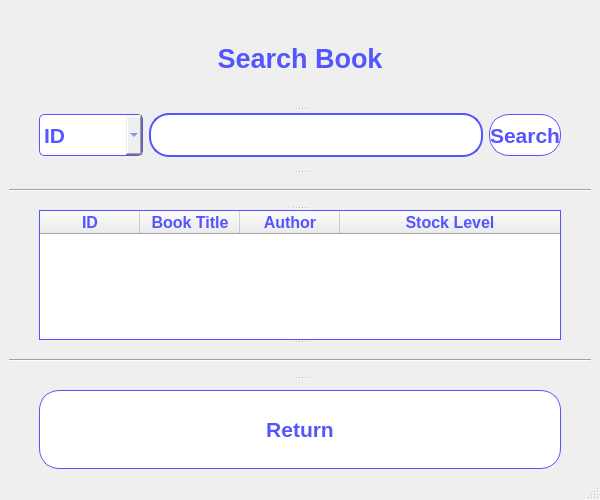
<?xml version="1.0" encoding="UTF-8"?>
<ui version="4.0">
 <class>MainWindow</class>
 <widget class="QMainWindow" name="MainWindow">
  <property name="geometry">
   <rect>
    <x>0</x>
    <y>0</y>
    <width>600</width>
    <height>500</height>
   </rect>
  </property>
  <property name="windowTitle">
   <string>Search Book</string>
  </property>
  <widget class="QWidget" name="centralwidget">
   <layout class="QVBoxLayout" name="verticalLayout">
    <item>
     <widget class="QSplitter" name="splitter">
      <property name="styleSheet">
       <string notr="true"/>
      </property>
      <property name="orientation">
       <enum>Qt::Vertical</enum>
      </property>
      <widget class="QLabel" name="title_label">
       <property name="font">
        <font>
         <family>Arial</family>
         <pointsize>20</pointsize>
         <weight>75</weight>
         <bold>true</bold>
        </font>
       </property>
       <property name="styleSheet">
        <string notr="true">QLabel {
	color: rgb(85, 85, 255);

	margin: 30px;
}</string>
       </property>
       <property name="frameShape">
        <enum>QFrame::NoFrame</enum>
       </property>
       <property name="text">
        <string>Search Book</string>
       </property>
       <property name="alignment">
        <set>Qt::AlignCenter</set>
       </property>
      </widget>
      <widget class="QWidget" name="layoutWidget">
       <layout class="QHBoxLayout" name="horizontalLayout">
        <property name="leftMargin">
         <number>30</number>
        </property>
        <property name="topMargin">
         <number>0</number>
        </property>
        <property name="rightMargin">
         <number>30</number>
        </property>
        <property name="bottomMargin">
         <number>10</number>
        </property>
        <item>
         <widget class="QComboBox" name="comboBox">
          <property name="font">
           <font>
            <family>Arial</family>
            <pointsize>16</pointsize>
            <weight>75</weight>
            <bold>true</bold>
           </font>
          </property>
          <property name="styleSheet">
           <string notr="true">QComboBox {
	height: 40px;

	border: 1px solid rgb(85, 85, 255);
	border-radius: 5px;

	color: rgb(85, 85, 255);

	
}</string>
          </property>
          <property name="sizeAdjustPolicy">
           <enum>QComboBox::AdjustToMinimumContentsLength</enum>
          </property>
          <property name="minimumContentsLength">
           <number>6</number>
          </property>
          <property name="iconSize">
           <size>
            <width>16</width>
            <height>16</height>
           </size>
          </property>
          <item>
           <property name="text">
            <string>ID</string>
           </property>
          </item>
          <item>
           <property name="text">
            <string>Title</string>
           </property>
          </item>
          <item>
           <property name="text">
            <string>Author</string>
           </property>
          </item>
         </widget>
        </item>
        <item>
         <widget class="QLineEdit" name="lineEdit">
          <property name="font">
           <font>
            <family>Arial</family>
            <pointsize>11</pointsize>
           </font>
          </property>
          <property name="styleSheet">
           <string notr="true">QLineEdit {
	color: rgb(85, 85, 255);

	padding: 10px;
	
	border: 2px solid rgb(85, 85, 255);
    border-radius: 20px;
}</string>
          </property>
          <property name="text">
           <string/>
          </property>
          <property name="maxLength">
           <number>250</number>
          </property>
          <property name="frame">
           <bool>true</bool>
          </property>
          <property name="echoMode">
           <enum>QLineEdit::Normal</enum>
          </property>
          <property name="clearButtonEnabled">
           <bool>false</bool>
          </property>
         </widget>
        </item>
        <item>
         <widget class="QPushButton" name="searchBook_pushButton">
          <property name="font">
           <font>
            <family>Arial</family>
            <pointsize>16</pointsize>
            <weight>75</weight>
            <bold>true</bold>
           </font>
          </property>
          <property name="styleSheet">
           <string notr="true">QPushButton {
	background-color: rgb(255, 255, 255);
	color: rgb(85, 85, 255);

	border: 1px solid rgb(85, 85, 255);
	border-radius: 20px;

	height: 40px;
}

QPushButton:hover {
	background-color: rgb(85, 85, 255);
	color: rgb(255, 255, 255);
	
	border: 2px solid rgb(255, 255, 255);
}

QPushButton:pressed {
	background-color: rgb(255, 255, 255);
	color: rgb(85, 85, 255);

	border: 1px solid rgb(85, 85, 255);
	border-radius: 20px;
}</string>
          </property>
          <property name="text">
           <string>Search</string>
          </property>
         </widget>
        </item>
       </layout>
      </widget>
      <widget class="Line" name="line">
       <property name="styleSheet">
        <string notr="true">Line {
	color: rgb(85, 85, 255);
}</string>
       </property>
       <property name="frameShadow">
        <enum>QFrame::Sunken</enum>
       </property>
       <property name="lineWidth">
        <number>1</number>
       </property>
       <property name="orientation">
        <enum>Qt::Horizontal</enum>
       </property>
      </widget>
      <widget class="QTableWidget" name="tableWidget">
       <property name="font">
        <font>
         <family>Arial</family>
         <pointsize>-1</pointsize>
        </font>
       </property>
       <property name="styleSheet">
        <string notr="true">QTableWidget {
	color: rgb(85, 85, 255);
	
	font-family: Arial;
	font-size: 11px;
	
	border: 1px solid rgb(85, 85, 255);
	
	margin-left: 30px;
	margin-right: 30px;
}</string>
       </property>
       <property name="frameShape">
        <enum>QFrame::StyledPanel</enum>
       </property>
       <property name="lineWidth">
        <number>1</number>
       </property>
       <property name="sizeAdjustPolicy">
        <enum>QAbstractScrollArea::AdjustToContents</enum>
       </property>
       <property name="alternatingRowColors">
        <bool>true</bool>
       </property>
       <property name="selectionMode">
        <enum>QAbstractItemView::SingleSelection</enum>
       </property>
       <property name="gridStyle">
        <enum>Qt::SolidLine</enum>
       </property>
       <property name="cornerButtonEnabled">
        <bool>true</bool>
       </property>
       <attribute name="horizontalHeaderCascadingSectionResizes">
        <bool>true</bool>
       </attribute>
       <attribute name="horizontalHeaderStretchLastSection">
        <bool>true</bool>
       </attribute>
       <column>
        <property name="text">
         <string>ID</string>
        </property>
        <property name="font">
         <font>
          <family>Arial</family>
          <pointsize>12</pointsize>
          <weight>75</weight>
          <bold>true</bold>
         </font>
        </property>
        <property name="textAlignment">
         <set>AlignCenter</set>
        </property>
        <property name="foreground">
         <brush brushstyle="SolidPattern">
          <color alpha="255">
           <red>85</red>
           <green>85</green>
           <blue>255</blue>
          </color>
         </brush>
        </property>
       </column>
       <column>
        <property name="text">
         <string>Book Title</string>
        </property>
        <property name="font">
         <font>
          <family>Arial</family>
          <pointsize>12</pointsize>
          <weight>75</weight>
          <bold>true</bold>
         </font>
        </property>
        <property name="textAlignment">
         <set>AlignCenter</set>
        </property>
        <property name="foreground">
         <brush brushstyle="SolidPattern">
          <color alpha="255">
           <red>85</red>
           <green>85</green>
           <blue>255</blue>
          </color>
         </brush>
        </property>
       </column>
       <column>
        <property name="text">
         <string>Author</string>
        </property>
        <property name="font">
         <font>
          <family>Arial</family>
          <pointsize>12</pointsize>
          <weight>75</weight>
          <bold>true</bold>
         </font>
        </property>
        <property name="textAlignment">
         <set>AlignCenter</set>
        </property>
        <property name="foreground">
         <brush brushstyle="SolidPattern">
          <color alpha="255">
           <red>85</red>
           <green>85</green>
           <blue>255</blue>
          </color>
         </brush>
        </property>
       </column>
       <column>
        <property name="text">
         <string>Stock Level</string>
        </property>
        <property name="font">
         <font>
          <family>Arial</family>
          <pointsize>12</pointsize>
          <weight>75</weight>
          <bold>true</bold>
         </font>
        </property>
        <property name="textAlignment">
         <set>AlignCenter</set>
        </property>
        <property name="foreground">
         <brush brushstyle="SolidPattern">
          <color alpha="255">
           <red>85</red>
           <green>85</green>
           <blue>255</blue>
          </color>
         </brush>
        </property>
       </column>
      </widget>
      <widget class="Line" name="line_2">
       <property name="styleSheet">
        <string notr="true">Line {
	color: rgb(85, 85, 255);
}</string>
       </property>
       <property name="frameShadow">
        <enum>QFrame::Sunken</enum>
       </property>
       <property name="lineWidth">
        <number>1</number>
       </property>
       <property name="orientation">
        <enum>Qt::Horizontal</enum>
       </property>
      </widget>
      <widget class="QPushButton" name="returnMainWindow_pushButton">
       <property name="font">
        <font>
         <family>Arial</family>
         <pointsize>16</pointsize>
         <weight>75</weight>
         <bold>true</bold>
        </font>
       </property>
       <property name="styleSheet">
        <string notr="true">QPushButton {
	background-color: rgb(255, 255, 255);
	color: rgb(85, 85, 255);

	border: 1px solid rgb(85, 85, 255);
	border-radius: 20px;

	height: 70px;

	margin: 10px 30px 0px 30px;
}

QPushButton:hover {
	background-color: rgb(85, 85, 255);
	color: rgb(255, 255, 255);
	
	border: 2px solid rgb(255, 255, 255);
}

QPushButton:pressed {
	background-color: rgb(255, 255, 255);
	color: rgb(85, 85, 255);

	border: 1px solid rgb(85, 85, 255);
	border-radius: 20px;
}</string>
       </property>
       <property name="text">
        <string>Return</string>
       </property>
      </widget>
     </widget>
    </item>
   </layout>
  </widget>
  <widget class="QMenuBar" name="menubar">
   <property name="geometry">
    <rect>
     <x>0</x>
     <y>0</y>
     <width>600</width>
     <height>21</height>
    </rect>
   </property>
  </widget>
  <widget class="QStatusBar" name="statusbar"/>
 </widget>
 <resources/>
 <connections/>
</ui>
